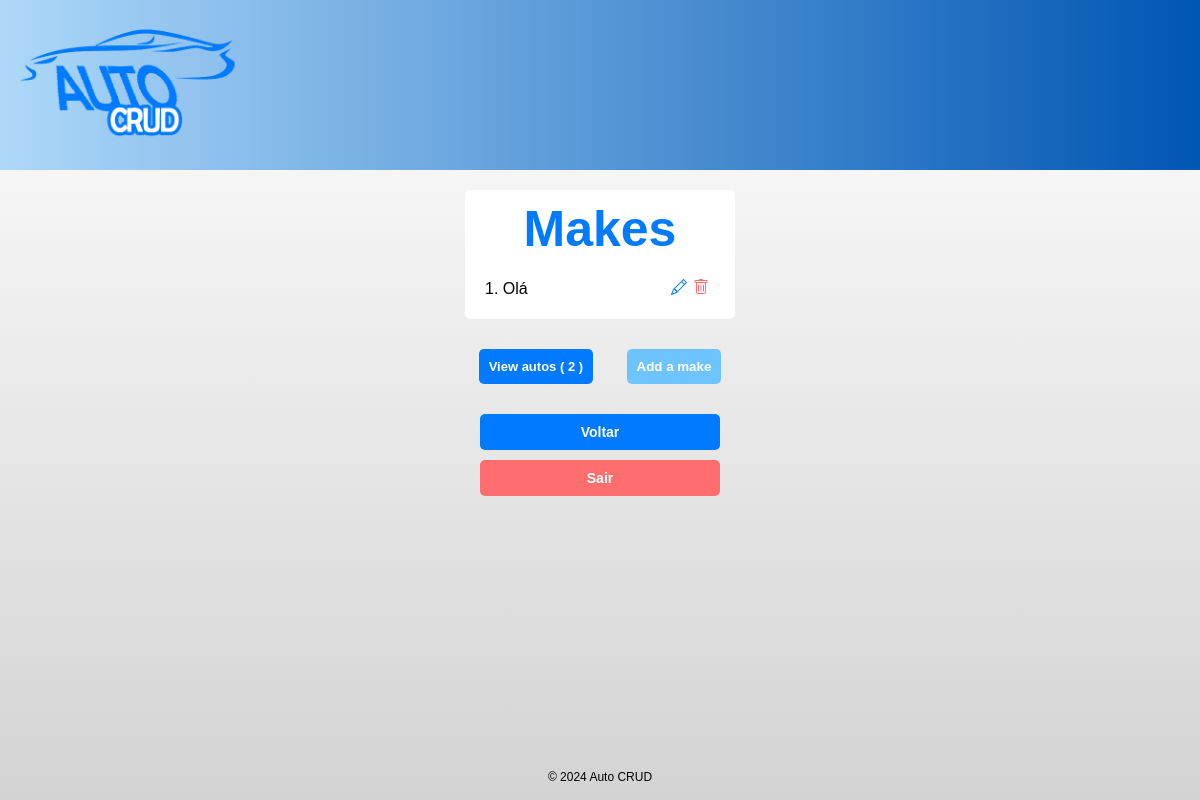
/crud/makes/ (signed in), run on an earlier commit of the app's database.
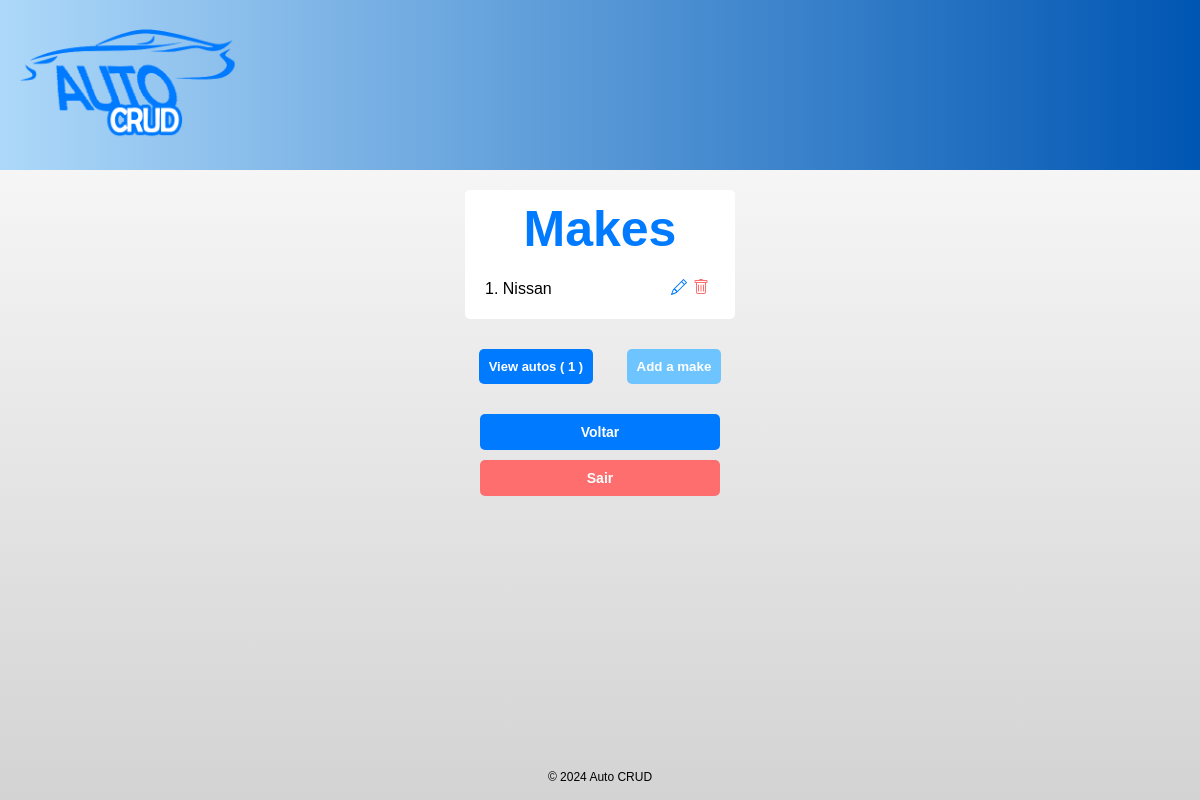
And on a later commit of the database.
### autocrud/models.py (models this page shows, shortened)
class Make(models.Model):
    name = models.CharField(max_length=50)
    user = models.ForeignKey(User, on_delete=models.CASCADE, null=False)

### autocrud/views.py (the view)
# urls.py: path('makes/', views.makes, name='makes'),
@login_required(login_url='/crud/login/')
def makes(request):
    if request.method == 'POST' and 'sair' in request.POST:
        logout(request)
        return redirect('autocrud:autos')
    else:
        user_id = request.user.id
        makes = Make.objects.filter(user_id=user_id)
        autoCount = Auto.objects.filter(user_id=user_id).count()
        return render(request, 'makelist.html', {'makes': makes, 'autoCount': autoCount })

### autocrud/templates/makelist.html (shortened to what this page needs)
{% extends "base.html" %}
{% block content %}
{% if makes %}
<div style="margin-top: 20px; background-color: white; padding: 10px 20px; border-radius: 5px; display: inline-block; width: 230px;">
    <h1 style="font-size: 50px; margin: 0px 0px 20px 0px; color: #007bff;">Makes</h1>
    <ul style="list-style-type: none; padding: 0; text-align: center;">
        {% for make in makes %}
                <li style="margin-bottom: 10px; display: flex; align-items: center; justify-content: space-between;">
                    {{ forloop.counter }}. {{ make.name }}
                    <div style="display: flex; align-items: center; ">
                        <a href="{% url 'autocrud:make_update' make.id %}" class="edit">
                        </a>
                        <form action="{% url 'autocrud:make_delete' make.id %}" method="POST">
                            <button type="submit" class="delete" style="border: none; background-color: transparent; display: block;">
                            </button>
                        </form>
                    </div>
                </li>
                {% endfor %}
        </ul>
    </div>
{% endif %}
<p style="margin-top: 30px;">
    <a href="{% url 'autocrud:autos' %}" class="viewmakes" style="margin-right: 3px;">View autos ( {{ autoCount }} )</a>
    <button class="plus" id="openModalBtn" style="padding: 10px; margin-left: 26px;">Add a make</button>
</p>
{% endblock %}

What changed in the data, as far as the page shows it:
removed Make: name "Olá"
added Make: name "Nissan"
Also different on the page:
{{ autoCount }}: "2" → "1"
